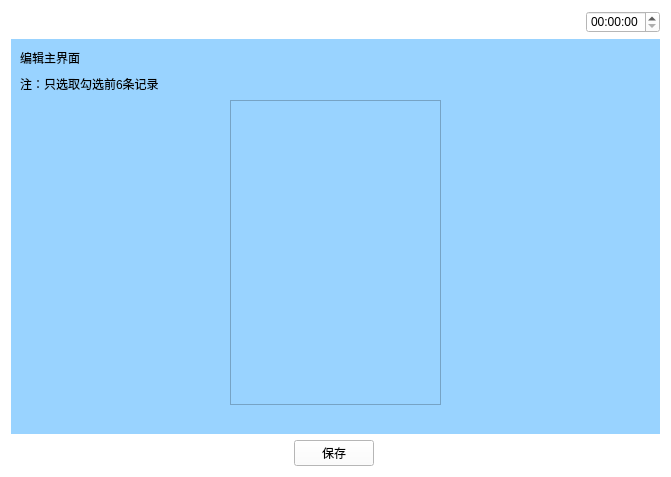
<?xml version="1.0" encoding="UTF-8"?>
<ui version="4.0">
 <class>Shouyecanshu</class>
 <widget class="QWidget" name="Shouyecanshu">
  <property name="geometry">
   <rect>
    <x>0</x>
    <y>0</y>
    <width>671</width>
    <height>477</height>
   </rect>
  </property>
  <property name="windowTitle">
   <string>Form</string>
  </property>
  <property name="styleSheet">
   <string notr="true">background-color: rgb(255, 255, 255);</string>
  </property>
  <layout class="QVBoxLayout" name="verticalLayout_4" stretch="1,5,1">
   <item>
    <layout class="QHBoxLayout" name="horizontalLayout_5">
     <item>
      <widget class="QPushButton" name="pushButton">
       <property name="text">
        <string/>
       </property>
       <property name="icon">
        <iconset resource="myimages.qrc">
         <normaloff>:/image/images/4g.png</normaloff>:/image/images/4g.png</iconset>
       </property>
       <property name="flat">
        <bool>true</bool>
       </property>
      </widget>
     </item>
     <item>
      <widget class="QPushButton" name="pushButton_2">
       <property name="text">
        <string/>
       </property>
       <property name="icon">
        <iconset resource="myimages.qrc">
         <normaloff>:/image/images/wireless.svg</normaloff>:/image/images/wireless.svg</iconset>
       </property>
       <property name="flat">
        <bool>true</bool>
       </property>
      </widget>
     </item>
     <item>
      <widget class="QPushButton" name="pushButton_3">
       <property name="text">
        <string/>
       </property>
       <property name="icon">
        <iconset resource="myimages.qrc">
         <normaloff>:/image/images/bl.svg</normaloff>:/image/images/bl.svg</iconset>
       </property>
       <property name="flat">
        <bool>true</bool>
       </property>
      </widget>
     </item>
     <item>
      <widget class="QPushButton" name="pushButton_4">
       <property name="text">
        <string/>
       </property>
       <property name="icon">
        <iconset resource="myimages.qrc">
         <normaloff>:/image/images/locate.svg</normaloff>:/image/images/locate.svg</iconset>
       </property>
       <property name="flat">
        <bool>true</bool>
       </property>
      </widget>
     </item>
     <item>
      <spacer name="horizontalSpacer_4">
       <property name="orientation">
        <enum>Qt::Horizontal</enum>
       </property>
       <property name="sizeHint" stdset="0">
        <size>
         <width>40</width>
         <height>20</height>
        </size>
       </property>
      </spacer>
     </item>
     <item>
      <widget class="QTimeEdit" name="timeEdit_2"/>
     </item>
    </layout>
   </item>
   <item>
    <widget class="QWidget" name="widget" native="true">
     <property name="sizePolicy">
      <sizepolicy hsizetype="Preferred" vsizetype="Preferred">
       <horstretch>0</horstretch>
       <verstretch>0</verstretch>
      </sizepolicy>
     </property>
     <property name="contextMenuPolicy">
      <enum>Qt::DefaultContextMenu</enum>
     </property>
     <property name="styleSheet">
      <string notr="true">background-color: rgb(153, 211, 255);</string>
     </property>
     <layout class="QVBoxLayout" name="verticalLayout_2">
      <item>
       <layout class="QHBoxLayout" name="horizontalLayout">
        <item>
         <widget class="QLabel" name="label">
          <property name="text">
           <string>编辑主界面</string>
          </property>
         </widget>
        </item>
        <item>
         <spacer name="horizontalSpacer">
          <property name="orientation">
           <enum>Qt::Horizontal</enum>
          </property>
          <property name="sizeHint" stdset="0">
           <size>
            <width>40</width>
            <height>20</height>
           </size>
          </property>
         </spacer>
        </item>
        <item>
         <layout class="QVBoxLayout" name="verticalLayout"/>
        </item>
       </layout>
      </item>
      <item>
       <layout class="QHBoxLayout" name="horizontalLayout_26">
        <property name="rightMargin">
         <number>20</number>
        </property>
        <item>
         <widget class="QLabel" name="label_2">
          <property name="text">
           <string>注：只选取勾选前6条记录</string>
          </property>
         </widget>
        </item>
        <item>
         <spacer name="horizontalSpacer_7">
          <property name="orientation">
           <enum>Qt::Horizontal</enum>
          </property>
          <property name="sizeHint" stdset="0">
           <size>
            <width>40</width>
            <height>20</height>
           </size>
          </property>
         </spacer>
        </item>
       </layout>
      </item>
      <item>
       <layout class="QVBoxLayout" name="verticalLayout_3">
        <item>
         <layout class="QHBoxLayout" name="horizontalLayout_3">
          <item>
           <spacer name="horizontalSpacer_5">
            <property name="orientation">
             <enum>Qt::Horizontal</enum>
            </property>
            <property name="sizeHint" stdset="0">
             <size>
              <width>40</width>
              <height>20</height>
             </size>
            </property>
           </spacer>
          </item>
          <item>
           <widget class="QScrollArea" name="scrollArea">
            <property name="widgetResizable">
             <bool>true</bool>
            </property>
            <widget class="QWidget" name="scrollAreaWidgetContents">
             <property name="geometry">
              <rect>
               <x>0</x>
               <y>0</y>
               <width>205</width>
               <height>211</height>
              </rect>
             </property>
            </widget>
           </widget>
          </item>
          <item>
           <spacer name="horizontalSpacer_6">
            <property name="orientation">
             <enum>Qt::Horizontal</enum>
            </property>
            <property name="sizeHint" stdset="0">
             <size>
              <width>40</width>
              <height>20</height>
             </size>
            </property>
           </spacer>
          </item>
         </layout>
        </item>
        <item>
         <layout class="QHBoxLayout" name="horizontalLayout_14">
          <item>
           <spacer name="horizontalSpacer_11">
            <property name="orientation">
             <enum>Qt::Horizontal</enum>
            </property>
            <property name="sizeHint" stdset="0">
             <size>
              <width>40</width>
              <height>20</height>
             </size>
            </property>
           </spacer>
          </item>
          <item>
           <spacer name="horizontalSpacer_12">
            <property name="orientation">
             <enum>Qt::Horizontal</enum>
            </property>
            <property name="sizeHint" stdset="0">
             <size>
              <width>40</width>
              <height>20</height>
             </size>
            </property>
           </spacer>
          </item>
         </layout>
        </item>
       </layout>
      </item>
     </layout>
    </widget>
   </item>
   <item>
    <layout class="QHBoxLayout" name="horizontalLayout_2">
     <item>
      <widget class="QPushButton" name="returnIndex">
       <property name="font">
        <font>
         <family>AR PL UMing TW MBE</family>
        </font>
       </property>
       <property name="styleSheet">
        <string notr="true">border-image: url(:/image/images/index.svg);</string>
       </property>
       <property name="text">
        <string/>
       </property>
       <property name="icon">
        <iconset resource="myimages.qrc">
         <normaloff>:/image/images/index.svg</normaloff>:/image/images/index.svg</iconset>
       </property>
       <property name="iconSize">
        <size>
         <width>40</width>
         <height>40</height>
        </size>
       </property>
       <property name="flat">
        <bool>true</bool>
       </property>
      </widget>
     </item>
     <item>
      <spacer name="horizontalSpacer_8">
       <property name="orientation">
        <enum>Qt::Horizontal</enum>
       </property>
       <property name="sizeHint" stdset="0">
        <size>
         <width>40</width>
         <height>20</height>
        </size>
       </property>
      </spacer>
     </item>
     <item>
      <widget class="QPushButton" name="saveBtn">
       <property name="text">
        <string>保存</string>
       </property>
      </widget>
     </item>
     <item>
      <spacer name="horizontalSpacer_2">
       <property name="orientation">
        <enum>Qt::Horizontal</enum>
       </property>
       <property name="sizeHint" stdset="0">
        <size>
         <width>40</width>
         <height>20</height>
        </size>
       </property>
      </spacer>
     </item>
     <item>
      <widget class="QPushButton" name="returnPage">
       <property name="text">
        <string/>
       </property>
       <property name="icon">
        <iconset resource="myimages.qrc">
         <normaloff>:/image/images/shangyiye.svg</normaloff>:/image/images/shangyiye.svg</iconset>
       </property>
       <property name="iconSize">
        <size>
         <width>40</width>
         <height>40</height>
        </size>
       </property>
       <property name="flat">
        <bool>true</bool>
       </property>
      </widget>
     </item>
    </layout>
   </item>
  </layout>
 </widget>
 <resources>
  <include location="myimages.qrc"/>
 </resources>
 <connections/>
</ui>
